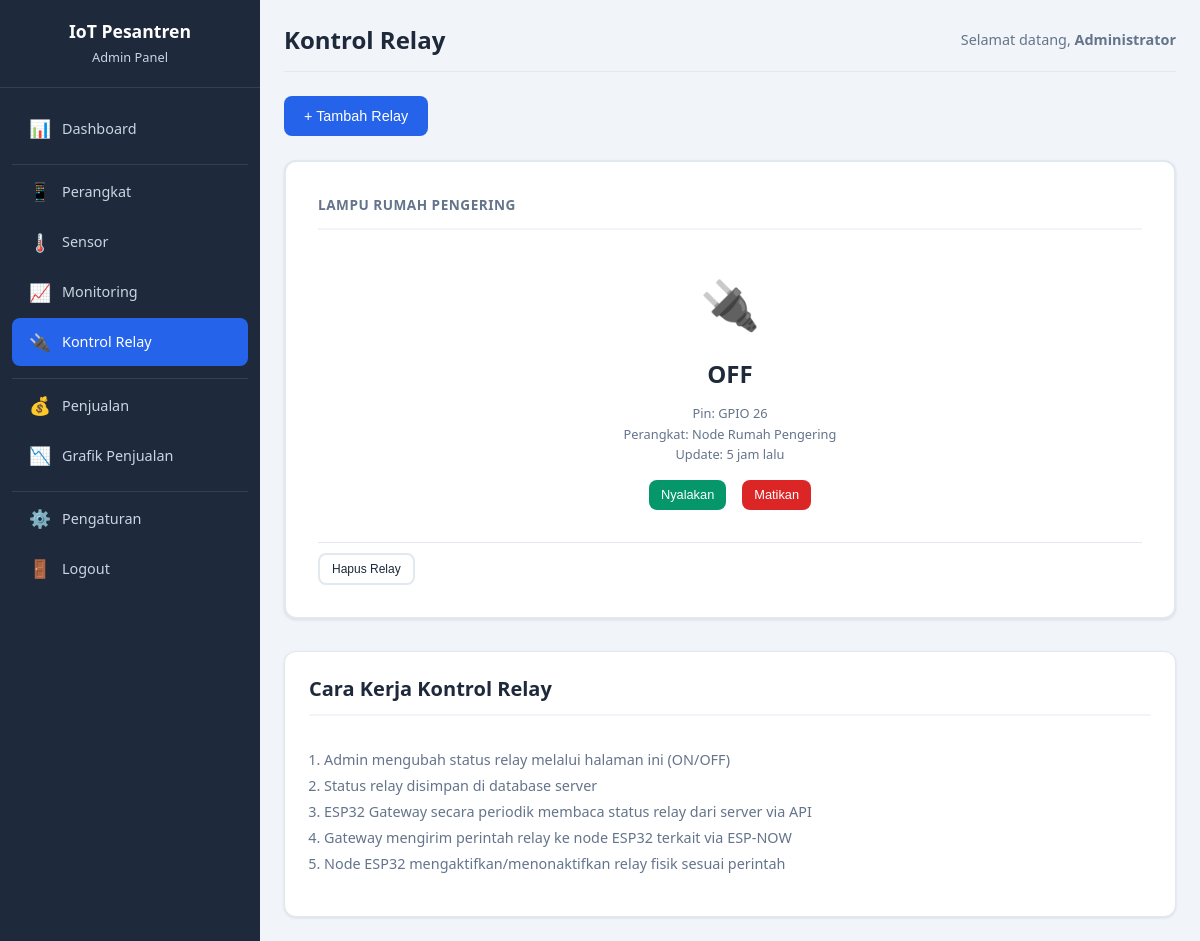
Page /admin/relay_control.php (signed in) on the committed database.
### tables this page shows
CREATE TABLE IF NOT EXISTS users (
    id INT AUTO_INCREMENT PRIMARY KEY,
    username VARCHAR(50) UNIQUE NOT NULL,
    password VARCHAR(255) NOT NULL,
    full_name VARCHAR(100),
    email VARCHAR(100),
    role ENUM('admin','viewer') DEFAULT 'admin',
    created_at TIMESTAMP DEFAULT CURRENT_TIMESTAMP,
    updated_at TIMESTAMP DEFAULT CURRENT_TIMESTAMP ON UPDATE CURRENT_TIMESTAMP
);

CREATE TABLE IF NOT EXISTS relay_control (
    id INT AUTO_INCREMENT PRIMARY KEY,
    relay_name VARCHAR(100) NOT NULL,
    relay_pin INT,
    status TINYINT(1) DEFAULT 0 COMMENT '0=OFF 1=ON',
    device_id INT,
    updated_at TIMESTAMP DEFAULT CURRENT_TIMESTAMP ON UPDATE CURRENT_TIMESTAMP,
    FOREIGN KEY (device_id) REFERENCES devices(id) ON DELETE SET NULL
);

CREATE TABLE IF NOT EXISTS devices (
    id INT AUTO_INCREMENT PRIMARY KEY,
    device_name VARCHAR(100) NOT NULL,
    device_type ENUM('gateway','node_solar','node_dryer','node_cattle','node_permaculture') NOT NULL,
    mac_address VARCHAR(17),
    location VARCHAR(200),
    api_key VARCHAR(64) UNIQUE,
    is_active TINYINT(1) DEFAULT 1,
    last_seen TIMESTAMP NULL,
    created_at TIMESTAMP DEFAULT CURRENT_TIMESTAMP,
    updated_at TIMESTAMP DEFAULT CURRENT_TIMESTAMP ON UPDATE CURRENT_TIMESTAMP
);

### config/auth.php (called while the page is built, shortened)
<?php
function isLoggedIn() {
    return isset($_SESSION['user_id']) && !empty($_SESSION['user_id']);
}
function getCurrentUser($conn) {
    $userId = $_SESSION['user_id'];
    $stmt = $conn->prepare("SELECT id, username, full_name, email, role FROM users WHERE id = ?");
    $stmt->bind_param("i", $userId);
    $stmt->execute();
    $result = $stmt->get_result();
    $user = $result->fetch_assoc();
    return $user;
}

### config/functions.php (called while the page is built, shortened)
<?php
function timeAgo($datetime) {
    $now = new DateTime();
    $ago = new DateTime($datetime);
    $diff = $now->diff($ago);
    if ($diff->h > 0) return $diff->h . ' jam lalu';
    return 'Baru saja';
}

### admin/relay_control.php (the view, shortened to what this page needs)
<?php
require_once '../config/database.php';
require_once '../config/auth.php';
require_once '../config/functions.php';
$user = getCurrentUser($conn);
$relays = $conn->query("SELECT r.*, d.device_name FROM relay_control r LEFT JOIN devices d ON r.device_id = d.id ORDER BY r.id ASC");
?>
<!DOCTYPE html>
<html lang="id">
<head>
    <link rel="stylesheet" href="../assets/css/style.css">
</head>
<body>
    <div class="admin-wrapper">
        <aside class="sidebar">
            <div class="sidebar-header">
                <h2>IoT Pesantren</h2>
                <p>Admin Panel</p>
            </div>
            <ul class="sidebar-nav">
                <li><a href="dashboard.php"><span class="nav-icon">&#128202;</span> Dashboard</a></li>
                <li class="sidebar-divider"></li>
                <li><a href="devices.php"><span class="nav-icon">&#128241;</span> Perangkat</a></li>
                <li><a href="sensors.php"><span class="nav-icon">&#127777;&#65039;</span> Sensor</a></li>
                <li><a href="monitoring.php"><span class="nav-icon">&#128200;</span> Monitoring</a></li>
                <li><a href="relay_control.php" class="active"><span class="nav-icon">&#128268;</span> Kontrol Relay</a></li>
                <li class="sidebar-divider"></li>
                <li><a href="sales.php"><span class="nav-icon">&#128176;</span> Penjualan</a></li>
                <li><a href="sales_chart.php"><span class="nav-icon">&#128201;</span> Grafik Penjualan</a></li>
                <li class="sidebar-divider"></li>
                <li><a href="settings.php"><span class="nav-icon">&#9881;&#65039;</span> Pengaturan</a></li>
                <li><a href="../logout.php"><span class="nav-icon">&#128682;</span> Logout</a></li>
            </ul>
        </aside>
        <main class="admin-content">
            <header class="admin-header">
                <h1 class="page-title">Kontrol Relay</h1>
                <div class="admin-user-info">
                    <span>Selamat datang, <strong><?= htmlspecialchars($user['full_name']) ?></strong></span>
                </div>
            </header>
            <div class="d-flex gap-2 mb-3">
                <button onclick="openModal('addRelayModal')" class="btn btn-primary">+ Tambah Relay</button>
            </div>
            <div class="dashboard-grid">
                <?php if($relays && $relays->num_rows > 0): ?>
                    <?php while($relay = $relays->fetch_assoc()): ?>
                    <div class="card relay-card <?= $relay['status'] ? 'relay-on' : '' ?>" data-relay-id="<?= $relay['id'] ?>">
                        <div class="card-header">
                            <span class="card-label"><?= htmlspecialchars($relay['relay_name']) ?></span>
                        </div>
                        <div style="text-align:center; padding: 20px 0;">
                            <div class="relay-icon" style="font-size: 3rem;">
                                <?= $relay['status'] ? '&#128161;' : '&#128268;' ?>
                            </div>
                            <div class="relay-status" style="font-size: 1.5rem; font-weight: 700; margin: 10px 0;">
                                <?= $relay['status'] ? 'ON' : 'OFF' ?>
                            </div>
                            <div style="font-size: 0.8rem; color: var(--text-light); margin-bottom: 15px;">
                                Pin: GPIO <?= $relay['relay_pin'] ?><br>
                                Perangkat: <?= $relay['device_name'] ? htmlspecialchars($relay['device_name']) : '-' ?><br>
                                Update: <?= $relay['updated_at'] ? timeAgo($relay['updated_at']) : '-' ?>
                            </div>
                            <div class="d-flex gap-2" style="justify-content:center;">
                                <button onclick="toggleRelay(<?= $relay['id'] ?>, 1)" class="btn btn-sm btn-success" <?= $relay['status'] ? 'disabled' : '' ?>>Nyalakan</button>
                                <button onclick="toggleRelay(<?= $relay['id'] ?>, 0)" class="btn btn-sm btn-danger" <?= !$relay['status'] ? 'disabled' : '' ?>>Matikan</button>
                            </div>
                        </div>
                        <div class="card-footer" style="text-align:center; padding-top:10px; border-top: 1px solid var(--border);">
                            <form method="POST" style="display:inline" onsubmit="return confirmDelete('Hapus relay ini?')">
                                <button type="submit" class="btn btn-sm btn-outline" style="font-size:0.75rem;">Hapus Relay</button>
                            </form>
                        </div>
                    </div>
                    <?php endwhile; ?>
                <?php else: ?>
                    <div class="card" style="grid-column: 1/-1; text-align:center; padding: 40px;">
                        <p style="color:var(--text-light)">Belum ada relay yang dikonfigurasi. Klik tombol "Tambah Relay" untuk memulai.</p>
                    </div>
                <?php endif; ?>
            </div>
            <div class="card mt-3">
                <div class="card-header">
                    <h3>Cara Kerja Kontrol Relay</h3>
                </div>
                <div style="padding:15px; font-size:0.9rem; color:var(--text-light); line-height:1.8;">
                    <ol>
                        <li>Admin mengubah status relay melalui halaman ini (ON/OFF)</li>
                        <li>Status relay disimpan di database server</li>
                        <li>ESP32 Gateway secara periodik membaca status relay dari server via API</li>
                        <li>Gateway mengirim perintah relay ke node ESP32 terkait via ESP-NOW</li>
                        <li>Node ESP32 mengaktifkan/menonaktifkan relay fisik sesuai perintah</li>
                    </ol>
                </div>
            </div>
        </main>
    </div>
</body>
</html>

### assets/css/style.css (style rules this page uses)
:root { --primary: #2563eb; --primary-dark: #1d4ed8; --primary-light: #dbeafe; --secondary: #059669; --secondary-dark: #047857; --secondary-light: #d1fae5; --warning: #d97706; --warning-light: #fef3c7; --danger: #dc2626; --danger-light: #fee2e2; --info: #0891b2; --info-light: #cffafe; --bg: #f1f5f9; --bg-white: #ffffff; --text: #1e293b; --text-light: #64748b; --text-muted: #94a3b8; --border: #e2e8f0; --sidebar-bg: #1e293b; --sidebar-text: #cbd5e1; --shadow: 0 1px 3px rgba(0,0,0,0.1); --shadow-md: 0 4px 6px -1px rgba(0,0,0,0.1); --shadow-lg: 0 10px 15px -3px rgba(0,0,0,0.1); --radius: 8px; --radius-lg: 12px; --transition: all 0.3s ease; --sidebar-width: 260px; --font: 'Segoe UI', system-ui, -apple-system, sans-serif; }
*, *::before, *::after { box-sizing: border-box; margin: 0; padding: 0; }
html { scroll-behavior: smooth; }
body { font-family: var(--font); background: var(--bg); color: var(--text); line-height: 1.6; min-height: 100vh; }
a { color: var(--primary); text-decoration: none; transition: var(--transition); }
h1, h2, h3, h4, h5, h6 { font-weight: 600; line-height: 1.3; color: var(--text); }
h1 { font-size: 2rem; }
h2 { font-size: 1.5rem; }
h3 { font-size: 1.25rem; }
.card { background: var(--bg-white); border-radius: var(--radius-lg); box-shadow: var(--shadow); padding: 24px; transition: var(--transition); border: 1px solid var(--border); animation: fadeInUp 0.5s ease; }
.card-header { display: flex; justify-content: space-between; align-items: center; margin-bottom: 16px; padding-bottom: 12px; border-bottom: 2px solid var(--bg); }
.card-label { font-size: 0.85rem; font-weight: 600; color: var(--text-light); text-transform: uppercase; letter-spacing: 0.5px; }
.card-footer { font-size: 0.8rem; color: var(--text-muted); margin-top: 12px; display: flex; align-items: center; gap: 4px; }
.dashboard-grid { display: grid; grid-template-columns: repeat(auto-fit, minmax(280px, 1fr)); gap: 20px; margin-bottom: 32px; }
.btn { display: inline-flex; align-items: center; justify-content: center; gap: 6px; padding: 10px 20px; border: none; border-radius: var(--radius); font-size: 0.9rem; font-weight: 500; cursor: pointer; transition: var(--transition); text-decoration: none; line-height: 1.4; }
.btn-primary { background: var(--primary); color: white; }
.btn-success { background: var(--secondary); color: white; }
.btn-danger { background: var(--danger); color: white; }
.btn-outline { background: transparent; border: 2px solid var(--border); color: var(--text); }
.btn-sm { padding: 6px 12px; font-size: 0.8rem; }
.admin-wrapper { display: flex; min-height: 100vh; }
.sidebar { width: var(--sidebar-width); background: var(--sidebar-bg); color: var(--sidebar-text); position: fixed; top: 0; left: 0; bottom: 0; z-index: 1100; overflow-y: auto; transition: var(--transition); }
.sidebar-header { padding: 20px; text-align: center; border-bottom: 1px solid rgba(255,255,255,0.1); }
.sidebar-header h2 { color: white; font-size: 1.1rem; font-weight: 700; }
.sidebar-header p { color: var(--sidebar-text); font-size: 0.8rem; margin-top: 4px; }
.sidebar-nav { list-style: none; padding: 16px 12px; }
.sidebar-nav li { margin-bottom: 2px; }
.sidebar-nav a { display: flex; align-items: center; gap: 10px; padding: 10px 16px; color: var(--sidebar-text); border-radius: var(--radius); font-size: 0.9rem; transition: var(--transition); }
.sidebar-nav a.active { background: var(--primary); color: white; }
.sidebar-nav .nav-icon { font-size: 1.1rem; width: 24px; text-align: center; }
.sidebar-divider { height: 1px; background: rgba(255,255,255,0.1); margin: 12px 0; }
.admin-content { flex: 1; margin-left: var(--sidebar-width); padding: 24px; min-height: 100vh; }
.admin-header { display: flex; justify-content: space-between; align-items: center; margin-bottom: 24px; padding-bottom: 16px; border-bottom: 1px solid var(--border); }
.page-title { font-size: 1.5rem; font-weight: 700; }
.admin-user-info { display: flex; align-items: center; gap: 8px; font-size: 0.9rem; color: var(--text-light); }
.relay-card { background: var(--bg-white); border-radius: var(--radius-lg); box-shadow: var(--shadow); padding: 32px; text-align: center; border: 2px solid var(--border); transition: var(--transition); }
.relay-card .relay-icon { font-size: 3rem; margin-bottom: 12px; }
.relay-card .relay-status { font-size: 0.9rem; font-weight: 600; margin-top: 12px; }
.mt-3 { margin-top: 24px; }
.mb-3 { margin-bottom: 24px; }
.d-flex { display: flex; }
.gap-2 { gap: 16px; }

### rows in the picture
users: full_name "Administrator"
relay_control: relay_name "LAMPU RUMAH PENGERING", status "OFF", relay_pin "26", device.device_name "Node Rumah Pengering", updated_at "5 jam lalu"
